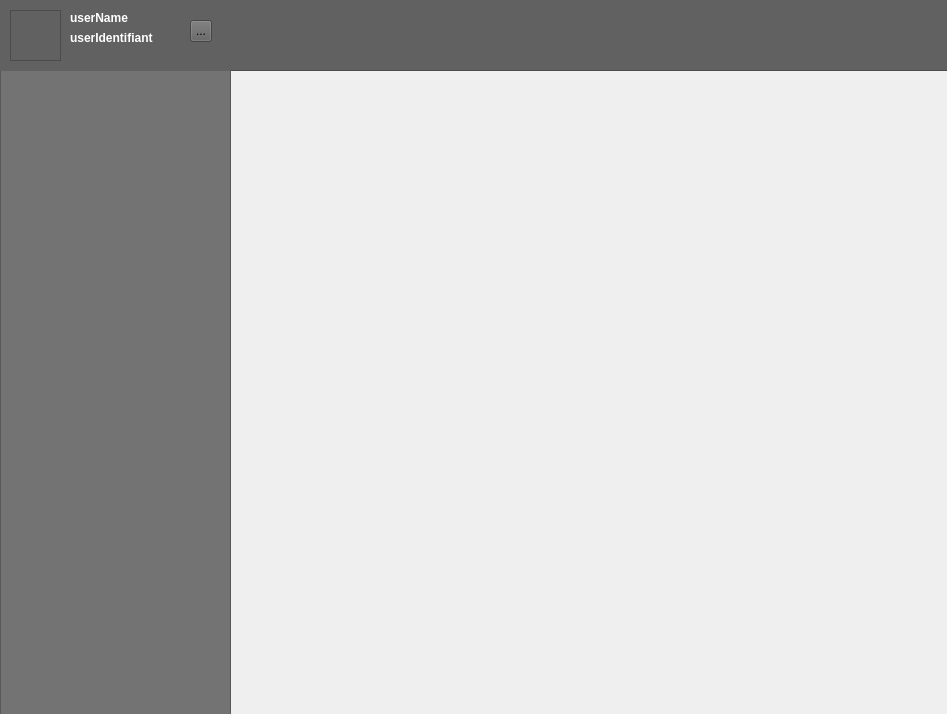
<?xml version="1.0" encoding="UTF-8"?>
<ui version="4.0">
 <class>MainWindow</class>
 <widget class="QMainWindow" name="MainWindow">
  <property name="geometry">
   <rect>
    <x>0</x>
    <y>0</y>
    <width>947</width>
    <height>714</height>
   </rect>
  </property>
  <property name="windowTitle">
   <string>RustyChat v.0.1.0</string>
  </property>
  <widget class="QWidget" name="centralwidget">
   <widget class="QListView" name="listViewContact">
    <property name="geometry">
     <rect>
      <x>0</x>
      <y>70</y>
      <width>231</width>
      <height>651</height>
     </rect>
    </property>
    <property name="styleSheet">
     <string notr="true">background-color: rgb(115, 115, 115);</string>
    </property>
   </widget>
   <widget class="QFrame" name="topFrameContactInfo">
    <property name="geometry">
     <rect>
      <x>229</x>
      <y>-1</y>
      <width>721</width>
      <height>72</height>
     </rect>
    </property>
    <property name="autoFillBackground">
     <bool>false</bool>
    </property>
    <property name="styleSheet">
     <string notr="true">background-color: rgb(97, 97, 97);</string>
    </property>
    <property name="frameShape">
     <enum>QFrame::StyledPanel</enum>
    </property>
    <property name="frameShadow">
     <enum>QFrame::Raised</enum>
    </property>
   </widget>
   <widget class="QFrame" name="topFrameUserInfo">
    <property name="geometry">
     <rect>
      <x>0</x>
      <y>0</y>
      <width>231</width>
      <height>71</height>
     </rect>
    </property>
    <property name="autoFillBackground">
     <bool>false</bool>
    </property>
    <property name="styleSheet">
     <string notr="true">background-color: rgb(97, 97, 97);</string>
    </property>
    <widget class="QGraphicsView" name="graphicsViewUserIcon">
     <property name="geometry">
      <rect>
       <x>10</x>
       <y>10</y>
       <width>51</width>
       <height>51</height>
      </rect>
     </property>
    </widget>
    <widget class="QLabel" name="labelUserUsername">
     <property name="geometry">
      <rect>
       <x>70</x>
       <y>10</y>
       <width>151</width>
       <height>16</height>
      </rect>
     </property>
     <property name="font">
      <font>
       <family>Arial</family>
       <bold>true</bold>
      </font>
     </property>
     <property name="styleSheet">
      <string notr="true">color: white;</string>
     </property>
     <property name="text">
      <string>userName</string>
     </property>
    </widget>
    <widget class="QLabel" name="labelUserIdentifiant">
     <property name="geometry">
      <rect>
       <x>70</x>
       <y>30</y>
       <width>151</width>
       <height>16</height>
      </rect>
     </property>
     <property name="font">
      <font>
       <family>Arial</family>
       <bold>true</bold>
      </font>
     </property>
     <property name="autoFillBackground">
      <bool>false</bool>
     </property>
     <property name="styleSheet">
      <string notr="true">color: white;</string>
     </property>
     <property name="text">
      <string>userIdentifiant</string>
     </property>
    </widget>
    <widget class="QToolButton" name="toolButtonUserParams">
     <property name="geometry">
      <rect>
       <x>190</x>
       <y>20</y>
       <width>22</width>
       <height>22</height>
      </rect>
     </property>
     <property name="text">
      <string>...</string>
     </property>
    </widget>
   </widget>
  </widget>
 </widget>
 <resources/>
 <connections/>
</ui>
